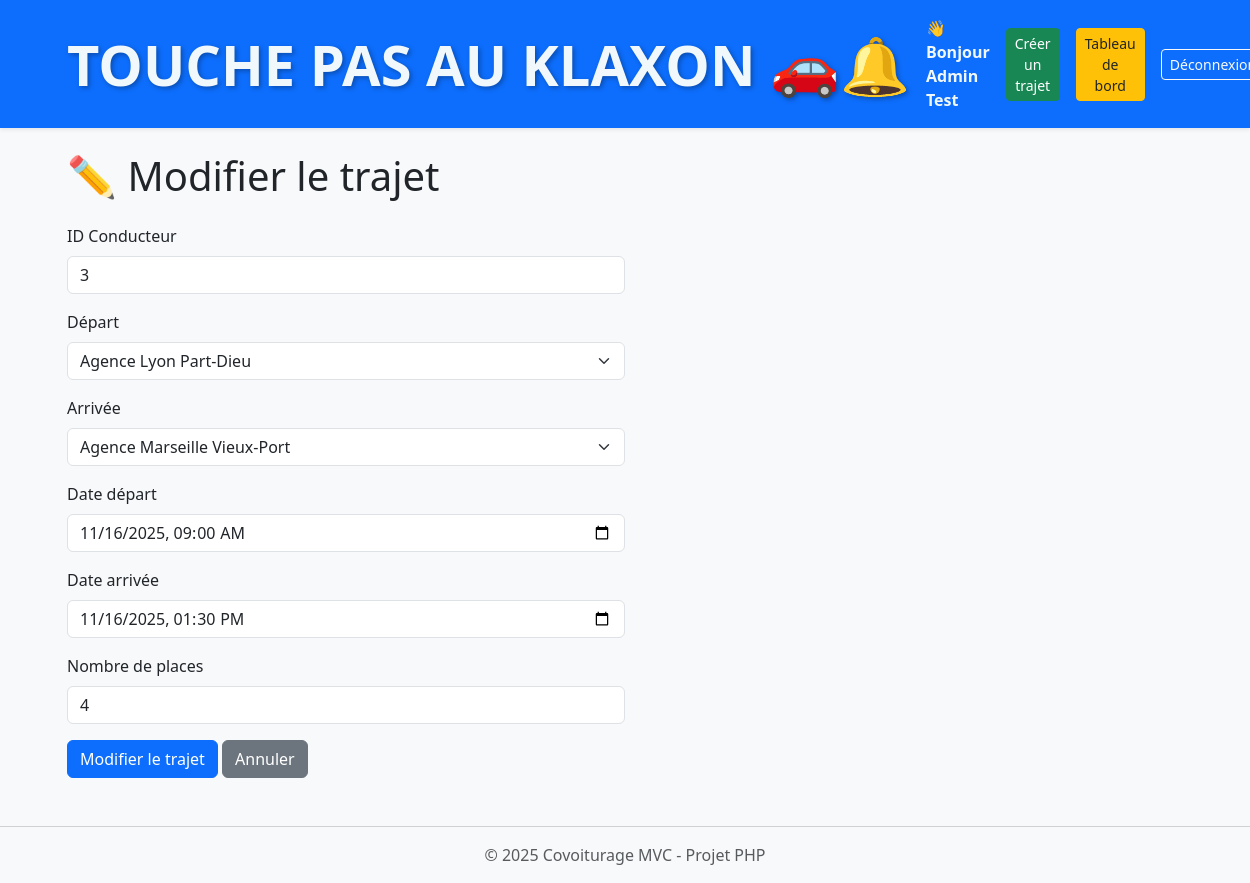
The app's page /trajet/edit/2 (signed in) with its own data.
### tables this page shows
CREATE TABLE trajets (
    id INT AUTO_INCREMENT PRIMARY KEY,  
    user_id INT NOT NULL,               
    depart_id INT NOT NULL,             
    arrivee_id INT NOT NULL,            
    date_depart DATETIME NOT NULL,      
    date_arrivee DATETIME NOT NULL,     
    places_total INT NOT NULL CHECK (places_total > 0),  
    places_dispo INT NOT NULL CHECK (places_dispo >= 0), 
    created_at TIMESTAMP DEFAULT CURRENT_TIMESTAMP,       

     
    CONSTRAINT fk_user FOREIGN KEY (user_id) REFERENCES users(id) ON DELETE CASCADE,
    CONSTRAINT fk_depart FOREIGN KEY (depart_id) REFERENCES agences(id) ON DELETE RESTRICT,
    CONSTRAINT fk_arrivee FOREIGN KEY (arrivee_id) REFERENCES agences(id) ON DELETE RESTRICT
);

CREATE TABLE agences (
    id INT AUTO_INCREMENT PRIMARY KEY,  
    nom VARCHAR(150) NOT NULL,          
    ville VARCHAR(150) NOT NULL,        
    adresse VARCHAR(255) NOT NULL       
);

### app/Controllers/TrajetController.php (called while the page is built, shortened)
<?php
require_once __DIR__ . '/../../config.php';
require_once __DIR__ . '/../Models/Trajet.php';
require_once __DIR__ . '/../Models/Agence.php';
class TrajetController {
    public function editForm($id) {
        global $pdo;
        $trajetModel = new Trajet($pdo);
        $trajet = $trajetModel->find($id);
        $agenceModel = new Agence($pdo);
        $agences = $agenceModel->all();
        include __DIR__ . '/../Views/trajet_edit.php';
    }
}

### app/Models/Trajet.php (called while the page is built, shortened)
<?php
class Trajet {
    private $pdo;
    public function __construct($pdo) {
        $this->pdo = $pdo;
    }
    public function find($id) {
        $stmt = $this->pdo->prepare("
            SELECT
                t.id,
                t.user_id,
                t.depart_id,
                t.arrivee_id,
                t.date_depart,
                t.date_arrivee,
                t.places_total,
                t.places_dispo,
                CONCAT(u.prenom, ' ', u.nom) AS conducteur,
                u.email,
                a1.nom AS depart,
                a2.nom AS arrivee
            FROM trajets t
            JOIN users u ON t.user_id = u.id
            JOIN agences a1 ON t.depart_id = a1.id
            JOIN agences a2 ON t.arrivee_id = a2.id
            WHERE t.id = :id
            LIMIT 1
        ");
        $stmt->execute([':id' => $id]);
        return $stmt->fetch(PDO::FETCH_ASSOC);
    }
}

### app/Models/Agence.php (called while the page is built, shortened)
<?php
class Agence {
    private $pdo;
    public function __construct($pdo) {
        $this->pdo = $pdo;
    }
    public function all() {
        $stmt = $this->pdo->query("SELECT * FROM agences");
        return $stmt->fetchAll(PDO::FETCH_ASSOC);
    }
}

### app/Views/trajet_edit.php (the view, shortened to what this page needs)
<?php
include __DIR__ . '/header.php';
?>
<div class="container mt-4">
    <h1 class="mb-4">✏️ Modifier le trajet</h1>
    <form method="post" action="/covoiturage/trajet/edit/<?= $trajet['id'] ?>" class="w-50">
        <div class="mb-3">
            <label for="user_id" class="form-label">ID Conducteur</label>
            <input type="number" name="user_id" id="user_id" class="form-control"
                   value="<?= htmlspecialchars($trajet['user_id']) ?>" required>
        </div>
        <div class="mb-3">
            <label for="depart_id" class="form-label">Départ</label>
            <select name="depart_id" id="depart_id" class="form-select">
                <?php foreach($agences as $a): ?>
                    <option value="<?= $a['id'] ?>" <?= $trajet['depart_id'] == $a['id'] ? 'selected' : '' ?>>
                        <?= htmlspecialchars($a['nom']) ?>
                    </option>
                <?php endforeach; ?>
            </select>
        </div>
        <div class="mb-3">
            <label for="arrivee_id" class="form-label">Arrivée</label>
            <select name="arrivee_id" id="arrivee_id" class="form-select">
                <?php foreach($agences as $a): ?>
                    <option value="<?= $a['id'] ?>" <?= $trajet['arrivee_id'] == $a['id'] ? 'selected' : '' ?>>
                        <?= htmlspecialchars($a['nom']) ?>
                    </option>
                <?php endforeach; ?>
            </select>
        </div>
        <div class="mb-3">
            <label for="date_depart" class="form-label">Date départ</label>
            <input type="datetime-local" name="date_depart" id="date_depart" class="form-control"
                   value="<?= date('Y-m-d\TH:i', strtotime($trajet['date_depart'])) ?>" required>
        </div>
        <div class="mb-3">
            <label for="date_arrivee" class="form-label">Date arrivée</label>
            <input type="datetime-local" name="date_arrivee" id="date_arrivee" class="form-control"
                   value="<?= date('Y-m-d\TH:i', strtotime($trajet['date_arrivee'])) ?>" required>
        </div>
        <div class="mb-3">
            <label for="places_total" class="form-label">Nombre de places</label>
            <input type="number" name="places_total" id="places_total" class="form-control"
                   value="<?= htmlspecialchars($trajet['places_total']) ?>" required>
        </div>
        <button type="submit" class="btn btn-primary">Modifier le trajet</button>
        <a href="/covoiturage/" class="btn btn-secondary">Annuler</a>
    </form>
</div>
<?php
include __DIR__ . '/footer.php';
?>

### records on screen
trajets: user_id "3", depart_id "Agence Lyon Part-Dieu", arrivee_id "Agence Marseille Vieux-Port", date_depart "11/16/2025 09:00", date_arrivee "11/16/2025 13:30", places_total "4"

### other values on screen
$_SESSION['user']['prenom'] . ' ' . $_SESSION['user']['nom'] "Admin Test"
